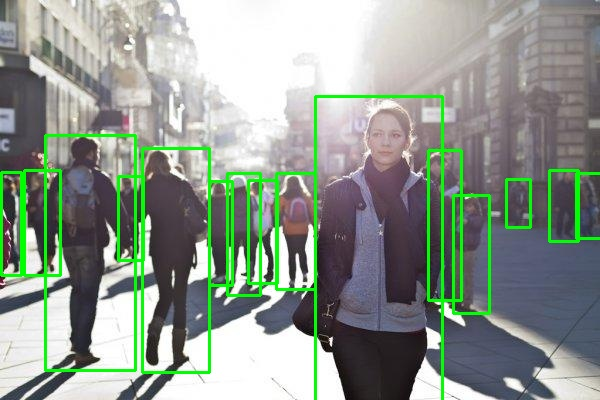
#> input picture EntrenamientoSVM/Detecciones.jpg, 600 x 400 px, given in place of 559-ec5206d3a05a_jpg.rf.a6d7515b6fb07b4cbdf140c4d2fb45f0.jpg, which was not available
$ jupyter execute --allow-errors EntrenamientoHOGySVM.ipynb   (older library calls are emulated)   (text cells are left out)
#> lines starting #> are read from the running program, lines starting #| are printed output that depends on the picture; after the words box and inside, x2 and y2 are one past the last pixel; in counts of white or black regions, pixels touching at a corner belong together; pictures that were not available may be replaced by others from this repository, and a replacement may not be noted
[cell 1]
import cv2
import xml.etree.ElementTree as ET
import matplotlib.pyplot as plt
import os
import numpy as np
from sklearn.metrics import confusion_matrix, ConfusionMatrixDisplay

[cell 2]
# [27 lines left out: function extraer_negativos_xml, not called in this run]

[cell 3]
# [25 lines left out: function extraer_positivos, not called in this run]

[cell 4]
X = []
y = []
hog = cv2.HOGDescriptor(
    (64,128), (16,16), (8,8), (8,8), 9
)
# [4 lines left out: function get_svm_detector, not called in this run]

[cell 5]
img_dir = "Person-detection-7/train"
xml_dir = "Person-detection-7/train"

for img_name in os.listdir(img_dir):
    if not img_name.lower().endswith((".jpg")):
        continue

    img_path = os.path.join(img_dir, img_name)
    xml_name = os.path.splitext(img_name)[0] + ".xml"
    xml_path = os.path.join(xml_dir, xml_name)

    if not os.path.exists(xml_path):
        print(f"⚠ XML no encontrado para {img_name}")
        continue

    img = cv2.imread(img_path)
    if img is None:
        continue

    positivos = extraer_positivos(img, xml_path)
    for p in positivos:
        feat = hog.compute(cv2.cvtColor(p, cv2.COLOR_BGR2GRAY)).flatten()
        X.append(feat)
        y.append(1)

[cell 6]
img_dir = "street-objects-3/train"
xml_dir = "street-objects-3/train"

for img_name in os.listdir(img_dir):
    if not img_name.lower().endswith((".jpg")):
        continue

    img_path = os.path.join(img_dir, img_name)
    xml_name = os.path.splitext(img_name)[0] + ".xml"
    xml_path = os.path.join(xml_dir, xml_name)

    if not os.path.exists(xml_path):
        print(f"⚠ XML no encontrado para {img_name}")
        continue

    img = cv2.imread(img_path)
    if img is None:
        continue

    negativos = extraer_negativos_xml(img, xml_path)

    for n in negativos:
        feat = hog.compute(cv2.cvtColor(n, cv2.COLOR_BGR2GRAY)).flatten()
        X.append(feat)
        y.append(0)

[cell 7]
X = np.array(X, dtype=np.float32)
y = np.array(y, dtype=np.int32)

[cell 8]
svm = cv2.ml.SVM_create()
svm.setType(cv2.ml.SVM_C_SVC)
svm.setKernel(cv2.ml.SVM_LINEAR)
svm.setC(0.01)
svm.setTermCriteria((cv2.TERM_CRITERIA_MAX_ITER, 1000, 1e-6))

#> (the rest of this cell did not finish here and is left out)

#> (a cell that did not finish here is left out)

[cell 10]
img = cv2.imread("Person-detection-7/test/premium_photo-1661292128559-ec5206d3a05a_jpg.rf.a6d7515b6fb07b4cbdf140c4d2fb45f0.jpg")
#> img is the input picture: shape (400, 600, 3); mean B, G, R 142.1, 152.4, 142.2

rects, weights = hog.detectMultiScale(
    img,
    winStride=(8,8),
    padding=(8,8),
    scale=1.05
)
#> rects = (); weights = ()

for (x,y,w,h) in rects:
    cv2.rectangle(img, (x,y), (x+w,y+h), (0,255,0), 2)
#> this loop made 0 passes

cv2.imwrite("resultado.jpg", img)
print("📸 Resultado guardado")

[cell 11]
X_test = []
y_test = []
hog = cv2.HOGDescriptor(
    (64,128), (16,16), (8,8), (8,8), 9
)

img_dir = "Person-detection-7/test"
xml_dir = "Person-detection-7/test"

for img_name in os.listdir(img_dir):
    if not img_name.lower().endswith((".jpg")):
        continue

    img_path = os.path.join(img_dir, img_name)
    xml_name = os.path.splitext(img_name)[0] + ".xml"
    xml_path = os.path.join(xml_dir, xml_name)

    if not os.path.exists(xml_path):
        print(f"⚠ XML no encontrado para {img_name}")
        continue

    img = cv2.imread(img_path)
    if img is None:
        continue

    positivos = extraer_positivos(img, xml_path)
    for p in positivos:
        feat = hog.compute(cv2.cvtColor(p, cv2.COLOR_BGR2GRAY)).flatten()
        X_test.append(feat)
        y_test.append(1)

[cell 12]
img_dir = "street-objects-3/test"
xml_dir = "street-objects-3/test"

for img_name in os.listdir(img_dir):
    if not img_name.lower().endswith((".jpg")):
        continue

    img_path = os.path.join(img_dir, img_name)
    xml_name = os.path.splitext(img_name)[0] + ".xml"
    xml_path = os.path.join(xml_dir, xml_name)

    if not os.path.exists(xml_path):
        print(f"⚠ XML no encontrado para {img_name}")
        continue

    img = cv2.imread(img_path)
    if img is None:
        continue

    negativos = extraer_negativos_xml(img, xml_path)

    for n in negativos:
        feat = hog.compute(cv2.cvtColor(n, cv2.COLOR_BGR2GRAY)).flatten()
        X_test.append(feat)
        y_test.append(0)

[cell 13]
X_test = np.array(X_test, dtype=np.float32)
y_test = np.array(y_test, dtype=np.int32)

[cell 14]
img = cv2.imread("Person-detection-7/test/GX010023_frame_05385_left_jpg.rf.e9293567015119fd1aece235ab6199aa.jpg")

rects, weights = hog.detectMultiScale(
    img,
    winStride=(8,8),
    padding=(8,8),
    scale=1.05
)

for (x, y, w, h) in rects:
    cv2.rectangle(img, (x, y), (x+w, y+h), (0,255,0), 2)

cv2.imwrite("resultado_svm.jpg", img)
#> Out = True

#> (a cell that did not finish here is left out)

#> (a cell that did not finish here is left out)

#> (a cell that did not finish here is left out)

[cell 18]
import cv2
import xml.etree.ElementTree as ET
import matplotlib.pyplot as plt
import os
import numpy as np
from sklearn.metrics import confusion_matrix, ConfusionMatrixDisplay

[cell 19]
# [33 lines left out: function extraer_positivo, not called in this run]

[cell 20]
# [26 lines left out: function extraer_negativos, not called in this run]

[cell 21]
X = []
y = []
hog = cv2.HOGDescriptor(
    (64,128), (16,16), (8,8), (8,8), 9
)
# [4 lines left out: function get_svm_detector, not called in this run]

[cell 22]
img_dir = "Person-detection-7/train"
xml_dir = "Person-detection-7/train"

for img_name in os.listdir(img_dir):
    if not img_name.lower().endswith((".jpg")):
        continue

    img_path = os.path.join(img_dir, img_name)
    xml_name = os.path.splitext(img_name)[0] + ".xml"
    xml_path = os.path.join(xml_dir, xml_name)

    if not os.path.exists(xml_path):
        print(f"⚠ XML no encontrado para {img_name}")
        continue

    img = cv2.imread(img_path)

    if img is None:

        continue

    extraer_positivo(img, xml_path,img_name)

[cell 23]
import cv2
import os

POS_DIR = "Personas"
OUTPUT_TXT = "pos.txt"

exts = (".jpg", ".jpeg", ".png", ".bmp")

with open(OUTPUT_TXT, "w") as f:
    for img_name in sorted(os.listdir(POS_DIR)):
        if not img_name.lower().endswith(exts):
            continue

        img_path = os.path.join(POS_DIR, img_name)
        img = cv2.imread(img_path)

        if img is None:
            print(f"⚠️ No se pudo leer {img_path}")
            continue

        h, w = img.shape[:2]
#> h = 400; w = 600


        x, y = 0, 0
        bbox_w, bbox_h = w, h
#> bbox_w = 600; bbox_h = 400

        if w > 48  and  h > 96 :
            f.write(f"/cascade/{img_path} 1 {x} {y} {bbox_w} {bbox_h}\n")

print("✅ positives.txt creado correctamente")

[cell 24]
import cv2

CASCADE_PATH = "cascade.xml"

cascade = cv2.CascadeClassifier(CASCADE_PATH)
if cascade.empty():
    raise IOError("No se pudo cargar el cascade.xml")

cap = cv2.VideoCapture(0)
if not cap.isOpened():
    raise IOError("No se pudo abrir la cámara")

print("Presiona ESC para salir")
print("Teclas:")
print("  s/S: Aumentar/Disminuir scaleFactor")
print("  n/N: Aumentar/Disminuir minNeighbors")
print("  m/M: Aumentar/Disminuir minSize")

# Parámetros ajustables en tiempo real
scaleFactor = 1.1
minNeighbors = 15  # MÁS ALTO = menos falsos positivos
minSize = (48, 96)  # Doble del tamaño de entrenamiento (24x24 -> 48x96)
maxSize = (200, 400)  # Limitar tamaño máximo

while True:
    ret, frame = cap.read()
    if not ret:
        break

    gray = cv2.cvtColor(frame, cv2.COLOR_BGR2GRAY)
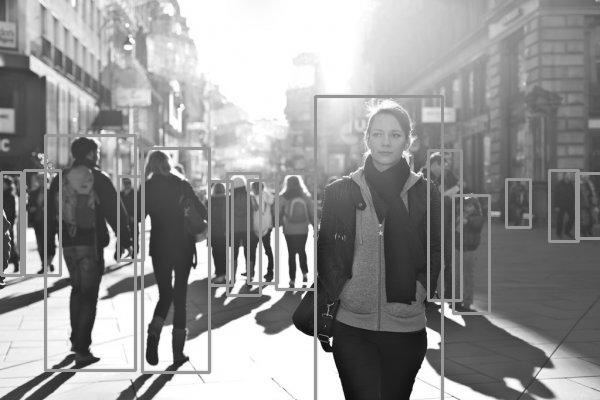
#> gray: shape (400, 600); min 0, max 255, mean 148.2

    # Ecualización de histograma para mejorar contraste
    gray = cv2.equalizeHist(gray)
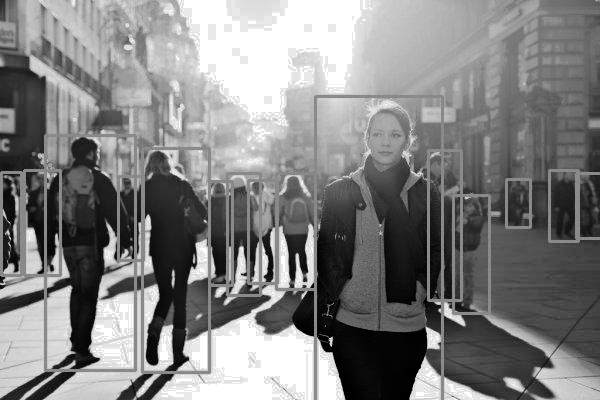
#> gray: shape (400, 600); min 0, max 255, mean 129

    # Detección con parámetros más estrictos
    detections = cascade.detectMultiScale(
        gray,
        scaleFactor=scaleFactor,
        minNeighbors=minNeighbors,
        minSize=minSize,
        maxSize=maxSize,
        flags=cv2.CASCADE_SCALE_IMAGE
    )
#> detections = [[77, 162, 126, 126], [264, 91, 103, 103], [337, 182, 133, 133], [450, 275, 110, 110], [54, 281, 110, 110], [324, 281, 114, 114]]

    # Dibujar detecciones
    for (x, y, w, h) in detections:
        cv2.rectangle(frame, (x, y), (x + w, y + h), (0, 255, 0), 2)
        cv2.putText(frame, f"{w}x{h}", (x, y - 5),
                   cv2.FONT_HERSHEY_SIMPLEX, 0.5, (0, 255, 0), 1)
#> this loop made 6 passes
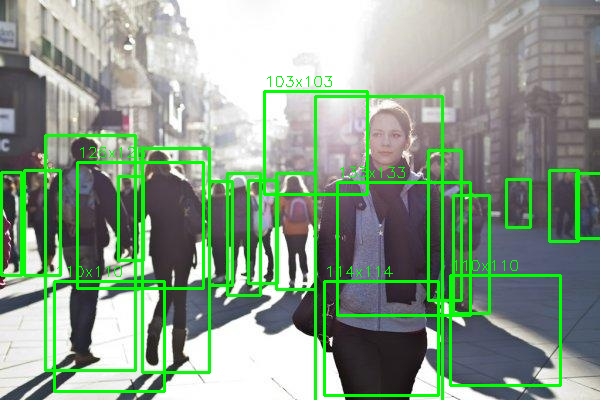
#> frame: shape (400, 600, 3); 3.77% of pixels changed, all inside (x1, y1, x2, y2) = (53, 76, 562, 397)

    # Mostrar parámetros en pantalla
    info = [
        f"Detecciones: {len(detections)}",
        f"scaleFactor: {scaleFactor:.2f}",
        f"minNeighbors: {minNeighbors}",
        f"minSize: {minSize}"
    ]
#> info = ['Detecciones: 6', 'scaleFactor: 1.10', 'minNeighbors: 15', 'minSize: (48, 96)']

    y_offset = 30
    for line in info:
        cv2.putText(frame, line, (10, y_offset),
                   cv2.FONT_HERSHEY_SIMPLEX, 0.6, (0, 255, 255), 2)
        y_offset += 25
#> this loop made 4 passes
#> (line, y_offset) on passes 1 to 4: ('Detecciones: 6', 55), ('scaleFactor: 1.10', 80), ('minNeighbors: 15', 105), ('minSize: (48, 96)', 130)
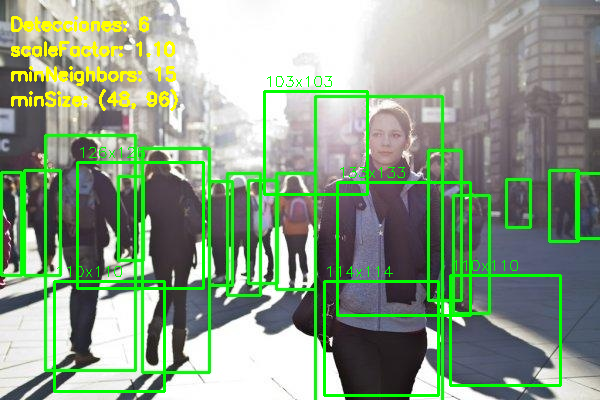
#> frame: shape (400, 600, 3); 1.8% of pixels changed, all inside (x1, y1, x2, y2) = (11, 16, 178, 111)
#> after the loop, y_offset = 130

    cv2.imshow("Cascade Camera Test", frame)

    # Controles de teclado
    key = cv2.waitKey(1) & 0xFF
#> (key Esc is pressed here)
#> `sobelx = cv2.Sobel(gray, cv2.CV_64F, 1, 0, ksize=3)`:
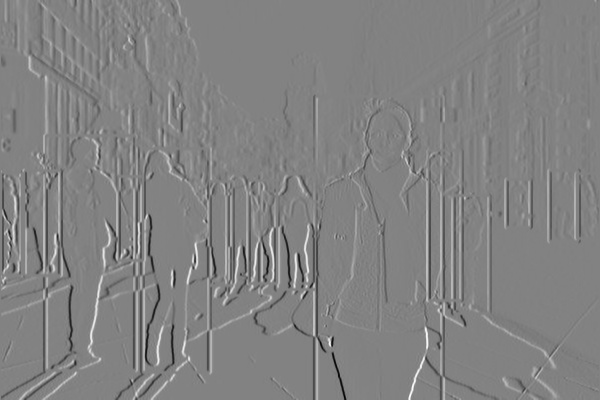
#> sobelx: shape (400, 600) float64; min -989, max 944, mean -0.6; drawn with min black and max white
#> `sobely = cv2.Sobel(gray, cv2.CV_64F, 0, 1, ksize=3)`:
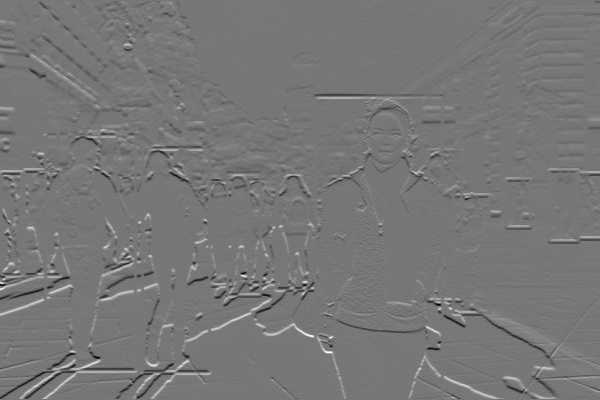
#> sobely: shape (400, 600) float64; min -801, max 909, mean -0.4; drawn with min black and max white
#> `magnitude = np.sqrt(sobelx**2 + sobely**2)`:
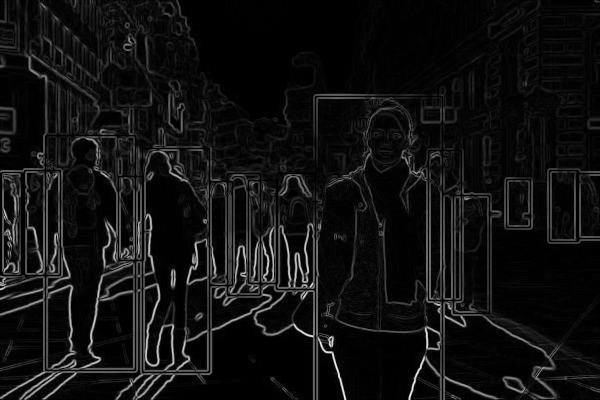
#> magnitude: shape (400, 600) float64; min 0, max 1014.3, mean 69.1; drawn with min black and max white
    if key == 27:  # ESC
        break
    elif key == ord('s'):
        scaleFactor = min(2.0, scaleFactor + 0.05)
        print(f"scaleFactor: {scaleFactor:.2f}")
    elif key == ord('S'):
        scaleFactor = max(1.01, scaleFactor - 0.05)
        print(f"scaleFactor: {scaleFactor:.2f}")
    elif key == ord('n'):
        minNeighbors += 1
        print(f"minNeighbors: {minNeighbors}")
    elif key == ord('N'):
        minNeighbors = max(1, minNeighbors - 1)
        print(f"minNeighbors: {minNeighbors}")
    elif key == ord('m'):
        minSize = (minSize[0] + 10, minSize[1] + 20)
        print(f"minSize: {minSize}")
    elif key == ord('M'):
        minSize = (max(24, minSize[0] - 10), max(48, minSize[1] - 20))
        print(f"minSize: {minSize}")

cap.release()
cv2.destroyAllWindows()

[cell 25]
img_dir = "Ania/"


#> (the rest of this cell did not finish here and is left out)

[cell 26]
img_dir = "street-objects-3/train"


#> (the rest of this cell did not finish here and is left out)

[cell 27]
X = np.array(X, dtype=np.float32)
y = np.array(y, dtype=np.int32)
#> y = 281

[cell 28]
svm = cv2.ml.SVM_create()
svm.setType(cv2.ml.SVM_C_SVC)
svm.setKernel(cv2.ml.SVM_LINEAR)
svm.setC(0.01)
svm.setTermCriteria((cv2.TERM_CRITERIA_MAX_ITER, 1000, 1e-6))

#> (the rest of this cell did not finish here and is left out)

#> (a cell that did not finish here is left out)

[cell 30]
import cv2
import numpy as np
import os
from sklearn.svm import LinearSVC
from sklearn.model_selection import train_test_split

# Parámetros
WIN_SIZE = (64, 128)
pos_path = "Ania"
neg_path = "street-objects-3/train"

hog = cv2.HOGDescriptor(
    _winSize=WIN_SIZE,
    _blockSize=(16,16),
    _blockStride=(8,8),
    _cellSize=(8,8),
    _nbins=9
)

features = []
labels = []

def load_images(path, label):
#> called with path = 'Ania', label = 1
    for file in os.listdir(path):
        img = cv2.imread(os.path.join(path, file))
        if img is None:
            continue
        img = cv2.resize(img, WIN_SIZE)
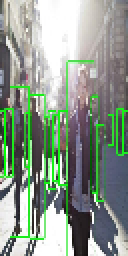
#> img: shape (128, 64, 3) (shown 2 times larger); mean B, G, R 140.2, 152.9, 140.3
        gray = cv2.cvtColor(img, cv2.COLOR_BGR2GRAY)
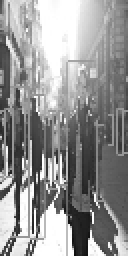
#> gray: shape (128, 64) (shown 2 times larger); min 14, max 255, mean 147.7
        hog_features = hog.compute(gray)
#> hog_features = 3780 values, max 0.436 at index 2142, min 0 at index 1110, mean 0.131
        features.append(hog_features.flatten())
        labels.append(label)
        if label == 1 and len(features) > 5076:
            break

# Cargar datos
load_images(pos_path, 1)   # personas
print(len(labels))
load_images(neg_path, 0)   # no personas

X = np.array(features)
y = np.array(labels)

print("Total muestras:", len(y))

# División train / test
X_train, X_test, y_train, y_test = train_test_split(
    X, y, test_size=0.2, random_state=42
)
#> y_train = [1]; y_test = [0]

# Entrenar SVM
svm = LinearSVC(max_iter=10000)
#> (the rest of this cell did not finish here and is left out)

#> (a cell that did not finish here is left out)

[cell 32]
cap = cv2.VideoCapture(0)

while True:
    ret, frame = cap.read()
    if not ret:
        break

    gray = cv2.cvtColor(frame, cv2.COLOR_BGR2GRAY)

    boxes, _ = hog.detectMultiScale(
        gray,
        winStride=(8,8),
        padding=(8,8),
        scale=1.05
    )
#> boxes = ()

    for (x,y,w,h) in boxes:
        cv2.rectangle(frame, (x,y), (x+w,y+h), (0,255,0), 2)

    cv2.imshow("HOG + SVM", frame)

    if cv2.waitKey(30) == 27:  # ESC
#> (key Esc is pressed here)
        break

cap.release()
cv2.destroyAllWindows()
